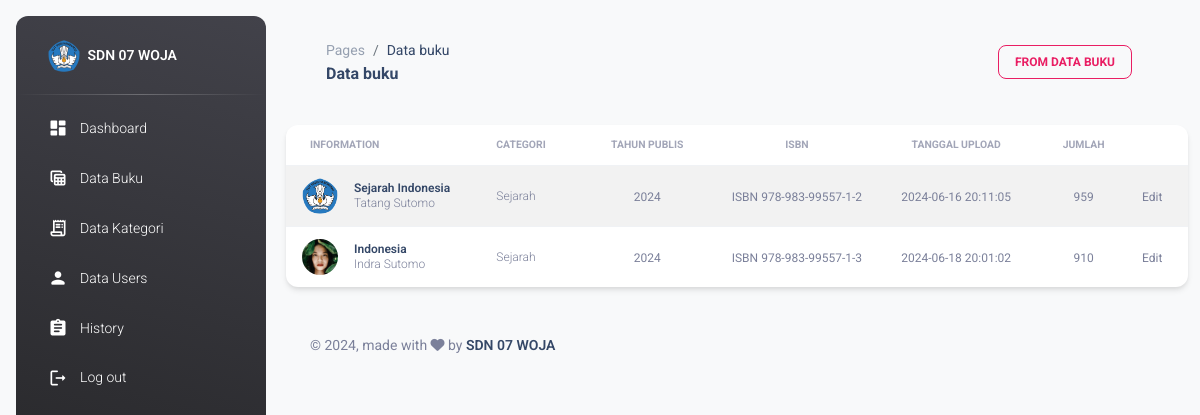
The app's page /?views=Data-buku (signed in) with its own data.
### tables this page shows
CREATE TABLE `books` (
  `id` int(11) NOT NULL,
  `category_id` int(11) DEFAULT NULL,
  `title` varchar(255) NOT NULL,
  `author` varchar(255) NOT NULL,
  `publication_year` year(4) DEFAULT NULL,
  `isbn` varchar(23) DEFAULT NULL,
  `created_at` timestamp NOT NULL DEFAULT current_timestamp(),
  `cover_image` varchar(255) DEFAULT NULL,
  `quantity` int(11) DEFAULT 0
);

CREATE TABLE `categories` (
  `id` int(11) NOT NULL,
  `name` varchar(255) NOT NULL,
  `description` text DEFAULT NULL,
  `created_at` timestamp NOT NULL DEFAULT current_timestamp()
);

### app/Https/Kernel.php (called while the page is built, shortened)
<?php
class Kernel
{
    public function __construct()
    {
        $this->session = new Session();
    }
}

### app/init.php (called while the page is built, shortened)
<?php
$session = (new App\Https\Kernel())->session;

### app/Https/Middleware/Session.php (called while the page is built, shortened)
<?php
class Session
{
    public function get($key)
    {
        return isset($_SESSION[$key]) ? $_SESSION[$key] : null;
    }
}

### app/Database/Connection.php (called while the page is built, shortened)
<?php
class Connection
{
    private $host = 'localhost';
    private $user = 'root';
    private $pass = '';
    private $db = 'db_perpustakaan';
    public function __construct()
    {
        $this->conn = new mysqli($this->host, $this->user, $this->pass, $this->db);
    }
}

### app/Models/Books.php (called while the page is built, shortened)
<?php
class Books extends Connection
{
    public function read($id = null)
    {
        if ($id) {
            $stmt = $this->conn->prepare(
                "SELECT books.*, categories.name AS category_name, categories.description AS category_description
                 FROM books
                 LEFT JOIN categories ON categories.id = books.category_id
                 WHERE books.id = ?"
            );
            $stmt->bind_param("i", $id);
            $stmt->execute();
            $result = $stmt->get_result();
            if ($result->num_rows > 0) {
                return $result->fetch_assoc();
            } else {
                return null;
            }
        } else {
            $result = $this->conn->query(
                "SELECT books.*, categories.name AS category_name, categories.description AS category_description
                 FROM books
                 LEFT JOIN categories ON categories.id = books.category_id"
            );
            return $result->fetch_all(MYSQLI_ASSOC);
        }
    }
}

### src/views/Data-buku.php (the view)
<div class="card">
    <div class="table-responsive">
        <table id="table" class="table table-striped align-items-center mb-0" style="width:100%">
            <thead>
                <tr>
                    <th class="text-uppercase text-secondary text-xxs font-weight-bolder opacity-7">Information</th>
                    <th class="text-uppercase text-secondary text-xxs font-weight-bolder opacity-7 ps-2">Categori</th>
                    <th class="text-center text-uppercase text-secondary text-xxs font-weight-bolder opacity-7">Tahun Publis</th>
                    <th class="text-center text-uppercase text-secondary text-xxs font-weight-bolder opacity-7">ISBN</th>
                    <th class="text-center text-uppercase text-secondary text-xxs font-weight-bolder opacity-7">Tanggal Upload</th>
                    <th class="text-center text-uppercase text-secondary text-xxs font-weight-bolder opacity-7">Jumlah</th>
                    <th class="text-secondary opacity-7"></th>
                </tr>
            </thead>
            <tbody>
                <?php
                try {
                    $books = new \App\Models\Books();
                    $book_rows = $books->read();
                    if (!empty($book_rows)) {
                        foreach ($book_rows as $row) {
                ?>
                            <tr>
                                <td>
                                    <div class="d-flex px-2 py-1">
                                        <div>
                                            <img src="./app/Storage/app/public/image/<?= $row['cover_image'] ?>" class="avatar avatar-sm me-3">
                                        </div>
                                        <div class="d-flex flex-column justify-content-center">
                                            <h6 class="mb-0 text-xs"><?= $row['title'] ?></h6>
                                            <p class="text-xs text-secondary mb-0"><?= $row['author'] ?></p>
                                        </div>
                                    </div>
                                </td>
                                <td>
                                    <p class="text-xs text-secondary mb-0"><?= $row['category_name'] ?></p>
                                </td>
                                <td class="align-middle text-center text-sm">
                                    <span class="text-secondary text-xs font-weight-normal"><?= $row['publication_year'] ?></span>
                                </td>
                                <td class="align-middle text-center">
                                    <span class="text-secondary text-xs font-weight-normal"><?= $row['isbn'] ?></span>
                                </td>
                                <td class="align-middle text-center">
                                    <span class="text-secondary text-xs font-weight-normal"><?= $row['created_at'] ?></span>
                                </td>
                                <td class="align-middle text-center">
                                    <span class="text-secondary text-xs font-weight-normal"><?= $row['quantity'] ?></span>
                                </td>
                                <td class="align-middle">
                                    <a href="?views=From-data-buku&id_books=<?= $row['id'] ?>" class="text-secondary font-weight-normal text-xs" data-toggle="tooltip" data-original-title="Edit user">
                                        Edit
                                    </a>
                                </td>
                            </tr>
                <?php
                        }
                    } else {
                        echo " <td> <span>Tidak ada buku ditemukan</span> </td>";
                    }
                } catch (\Exception $e) {
                    echo "<td><span>Error: " . $e->getMessage() . "</span> </td>";
                }
                ?>
            </tbody>
        </table>
    </div>
</div>

### index.php (shortened to what this page needs)
<?php require_once './app/init.php'; ?>
<?php if ($session->get('id')) : ?>
    <?php require_once './src/partials/head.php'; ?>
    <body class="g-sidenav-show  bg-gray-100">
        <?php require_once './src/partials/side-bar.php'; ?>
        <main class="main-content border-radius-lg ">
            <div class="container-fluid py-4">
                <?php require_once './src/partials/nav-bar.php'; ?>
                <br>
                <?php
                $pages = $_GET['views'] ?? "Dashboard";
                switch ($pages) {
                    case $pages:
                        require_once "./src/views/" . $pages . ".php";
                        break;
                }
                ?>
                <?php require_once './src/partials/footer.php'; ?>
            </div>
        </main>
    </body>
    </html>
<?php endif ?>

### src/partials/head.php (shortened to what this page needs)
<!DOCTYPE html>
<html lang="en">
<head>
    <link href="./src/assets/img/sd-removebg-preview.png" rel="stylesheet" />
    <link href="./src/assets/img/sd-removebg-preview.png" rel="stylesheet" />
    <link id="pagestyle" href="https://cdn.datatables.net/2.0.8/css/dataTables.bootstrap5.css" rel="stylesheet" />
    <link rel="stylesheet" href="https://cdnjs.cloudflare.com/ajax/libs/twitter-bootstrap/5.3.0/css/bootstrap.min.css">
    <link id="pagestyle" href="./src/assets/css/material-dashboard.css?v=3.1.0" rel="stylesheet" />
</head>

### src/partials/side-bar.php (shortened to what this page needs)
<?php $permission = isset($_COOKIE['remember_me']) ? (new \App\Https\Controllers\LoginController)->remember($_COOKIE['remember_me']) : null; ?>
<aside class="sidenav navbar navbar-vertical navbar-expand-xs border-0 border-radius-xl my-3 fixed-start ms-3   bg-gradient-dark" id="sidenav-main">
    <div class="sidenav-header">
        <a class="navbar-brand m-0" href="?views=dashboard">
            <img src="./src/assets/img/sd-removebg-preview.png" class="navbar-brand-img h-100" alt="main_logo">
            <span class="ms-1 font-weight-bold text-white">SDN 07 WOJA</span>
        </a>
    </div>
    <hr class="horizontal light mt-0 mb-2">
    <div class="collapse navbar-collapse  w-auto " id="sidenav-collapse-main">
        <ul class="navbar-nav">
            <li class="nav-item">
                <a class="nav-link text-white " href="?views=Dashboard">
                    <div class="text-white text-center me-2 d-flex align-items-center justify-content-center">
                        <i class="material-icons opacity-10">dashboard</i>
                    </div>
                    <span class="nav-link-text ms-1">Dashboard</span>
                </a>
            </li>
            <?php if ($permission['role'] !== 'guest') : ?>
                <li class="nav-item">
                    <a class="nav-link text-white " href="?views=Data-buku">
                        <div class="text-white text-center me-2 d-flex align-items-center justify-content-center">
                            <i class="material-icons opacity-10">table_view</i>
                        </div>
                        <span class="nav-link-text ms-1">Data Buku</span>
                    </a>
                </li>
                <li class="nav-item">
                    <a class="nav-link text-white " href="?views=Data-kategori">
                        <div class="text-white text-center me-2 d-flex align-items-center justify-content-center">
                            <i class="material-icons opacity-10">receipt_long</i>
                        </div>
                        <span class="nav-link-text ms-1">Data Kategori</span>
                    </a>
                </li>
            <?php endif ?>
            <li class="nav-item">
                <a class="nav-link text-white " href="?views=Data-user">
                    <div class="text-white text-center me-2 d-flex align-items-center justify-content-center">
                        <i class="material-icons opacity-10">person</i>
                    </div>
                    <span class="nav-link-text ms-1">Data Users</span>
                </a>
            </li>
            <li class="nav-item">
                <a class="nav-link text-white " href="?views=History">
                    <div class="text-white text-center me-2 d-flex align-items-center justify-content-center">
                        <i class="material-icons opacity-10">assignment</i>
                    </div>
                    <span class="nav-link-text ms-1">History</span>
                </a>
            </li>
            <li class="nav-item">
                <a class="nav-link text-white " href="./app/init.php?proses=log-out">
                    <div class="text-white text-center me-2 d-flex align-items-center justify-content-center">
                        <i class="material-icons opacity-10">logout</i>
                    </div>
                    <span class="nav-link-text ms-1">Log out</span>
                </a>
            </li>
        </ul>
    </div>
</aside>

### src/partials/nav-bar.php (shortened to what this page needs)
<nav class="navbar navbar-main navbar-expand-lg px-0 mx-4 shadow-none border-radius-xl" id="navbarBlur" data-scroll="true">
    <div class="container-fluid py-1 px-3">
        <nav aria-label="breadcrumb">
            <ol class="breadcrumb bg-transparent mb-0 pb-0 pt-1 px-0 me-sm-6 me-5">
                <li class="breadcrumb-item text-sm"><a class="opacity-5 text-dark" href="javascript:;">Pages</a></li>
                <li class="breadcrumb-item text-sm text-dark active" aria-current="page">
                    <?php
                    $views = $_GET['views'] ?? "Dashboard";
                    $views = preg_replace('/[^a-zA-Z0-9 ]/', ' ', $views);
                    echo $views;
                    ?></li>
            </ol>
            <h6 class="font-weight-bolder mb-0">
                <?php
                $views = $_GET['views'] ?? "Dashboard";
                $views = preg_replace('/[^a-zA-Z0-9 ]/', ' ', $views);
                echo $views;
                ?></h6>
        </nav>
        <div class="collapse navbar-collapse mt-sm-0 mt-2 me-md-0 me-sm-4" id="navbar">
            <ul class="navbar-nav  justify-content-end">
                <?php if ($_GET['views'] === "Data-buku" || $_GET['views'] === "Data-kategori") : ?>
                    <li class="nav-item d-flex align-items-center">
                        <a class="btn btn-outline-primary btn-sm mb-0 me-3" href="?views=<?= $_GET['views'] === "Data-buku" ? 'From-data-buku' : "From-data-kategori"; ?>">From
                            <?php
                            $views = $_GET['views'] ?? "Dashboard";
                            $views = preg_replace('/[^a-zA-Z0-9 ]/', ' ', $views);
                            echo $views;
                            ?></a>
                    </li>
                <?php endif; ?>
            </ul>
        </div>
    </div>
</nav>

### src/partials/footer.php (shortened to what this page needs)
<div class="container-fluid py-4">
    <footer class="footer py-4  ">
        <div class="container-fluid">
            <div class="row align-items-center justify-content-lg-between">
                <div class="col-lg-6 mb-lg-0 mb-4">
                    <div class="copyright text-center text-sm text-muted text-lg-start">
                        © ,
                        made with <i class="fa fa-heart"></i> by
                        <a class="font-weight-bold">SDN 07 WOJA</a>
                    </div>
                </div>
            </div>
        </div>
    </footer>
</div>

### records on screen
books: cover_image (picture), title "Sejarah Indonesia", author "Tatang Sutomo", category.name "Sejarah", publication_year "2024", isbn "ISBN 978-983-99557-1-2", created_at "2024-06-16 20:11:05", quantity "959"
books: cover_image (picture), title "Indonesia", author "Indra Sutomo", category.name "Sejarah", publication_year "2024", isbn "ISBN 978-983-99557-1-3", created_at "2024-06-18 20:01:02", quantity "910"

### other values on screen
$views "Data buku"
$views "DATA BUKU"
